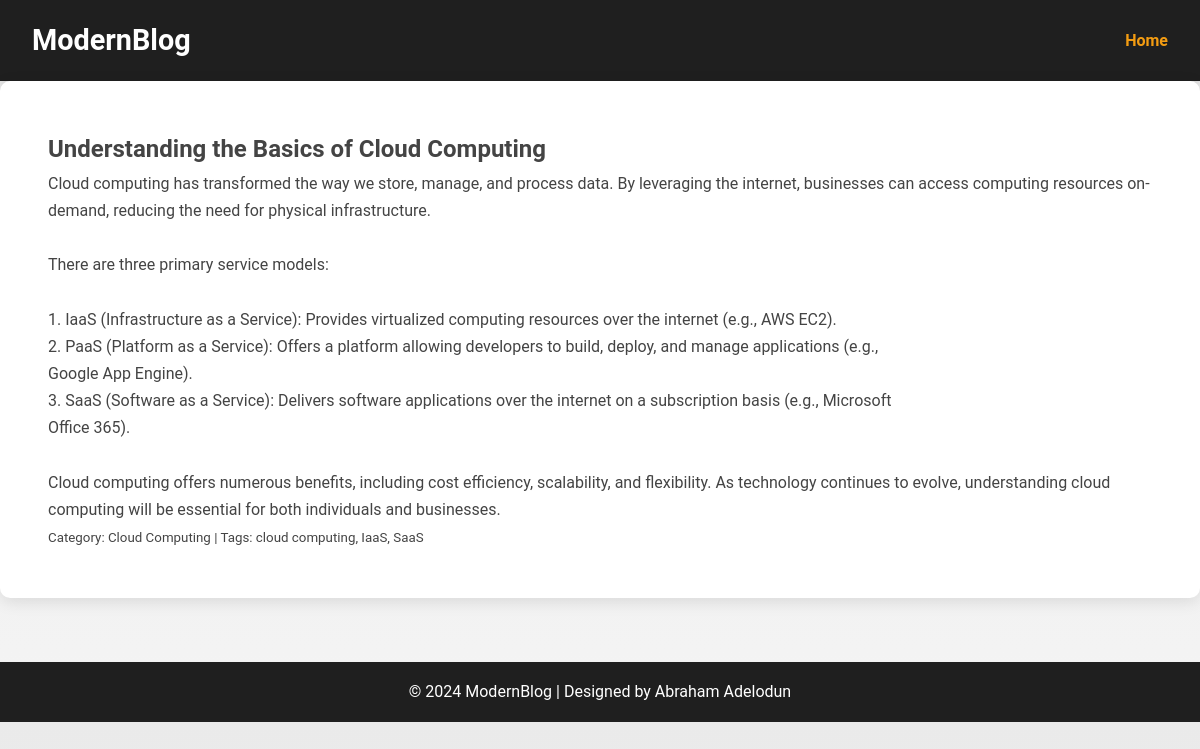
Screenshot of /view-post/6 with the database file from the repository.
### models.py (models this page shows)
class Post(db.Model):
    __tablename__= "blog"
    id = db.Column(db.Integer, primary_key=True)
    title = db.Column(db.String(100), nullable=False)
    content = db.Column(db.Text, nullable=False)
    category = db.Column(db.String(50), nullable=False)
    tags = db.Column(db.String(100))
    created_at = db.Column(db.DateTime, default=datetime.now())
    updated_at = db.Column(db.DateTime, onupdate=datetime.now())

### app.py (the view)
@app.route('/view-post/<int:id>', methods=['GET'])
def view_post(id):
    post = Post.query.get_or_404(id)
    return render_template('view-post.html', post=post)

### templates/view-post.html (shortened to what this page needs)
<!DOCTYPE html>
<html lang="en">
<head>
    <link rel="stylesheet" href="{{ url_for('static', filename='styles.css') }}">
</head>
<body>
    <header>
        <nav>
            <div class="logo">ModernBlog</div>
            <ul class="nav-links">
                <li><a href="{{ url_for('home') }}">Home</a></li>
            </ul>
        </nav>
    </header>
    <section class="section">
        <h2>{{ post.title }}</h2>
        <p>{{ post.content.replace('\n', '<br>') | safe  }}</p>
        <small>Category: {{ post.category }} | Tags: {{ post.tags }}</small>
    </section>
    <footer>
        <p>&copy; 2024 ModernBlog | Designed by Abraham Adelodun</p>
    </footer>
</body>
</html>

### static/styles.css (style rules this page uses)
* { margin: 0; padding: 0; box-sizing: border-box; }
body { background: linear-gradient(to bottom, #eaeaea, #f4f4f4); font-family: 'Roboto', sans-serif; color: #444; line-height: 1.7; overflow-x: hidden; }
header { background-color: #1f1f1f; color: #fff; padding: 1rem 2rem; box-shadow: 0 2px 10px rgba(0, 0, 0, 0.1); }
nav { display: flex; justify-content: space-between; align-items: center; }
.logo { font-size: 1.8rem; font-weight: 700; margin-right: 2rem; }
.nav-links { list-style: none; display: flex; gap: 10rem; padding-left: 25rem; }
.nav-links li a { color: #f39c12; text-decoration: none; font-weight: 600; position: relative; }
.nav-links li a::after { content: ''; display: block; width: 100%; height: 3px; background: #f39c12; position: absolute; bottom: -5px; left: 0; transform: scaleX(0); transition: transform 0.3s ease; }
section { padding: 4rem 2rem; max-width: 1200px; margin: 0 auto; }
.section { background-color: white; border-radius: 10px; box-shadow: 0 4px 16px rgba(0, 0, 0, 0.1); margin-bottom: 4rem; padding: 3rem; }
footer { text-align: center; padding: 1rem; background-color: #1f1f1f; color: white; margin-top: 2rem; position: relative; }

### rows the page displays
Post: title "Understanding the Basics of Cloud Computing", content.replace "Cloud computing has transformed the way we store, manage, and process data. By leveraging the internet, businesses can access computing resources on-demand, reducing the need for physical infrastructure. There are three primary service models: 1. IaaS (Infrastructure as a Service): Provides virtualized computing resources over the internet (e.g., AWS EC2). 2. PaaS (Platform as a Service): Offers a platform allowing developers to build, deploy, and manage applications (e.g., Google App Engine). 3. SaaS (Software as a Service): Delivers software applications over the internet on a subscription basis (e.g., Microsoft Office 365). Cloud computing offers numerous benefits, including cost…", category "Cloud Computing", tags "cloud computing, IaaS, SaaS"
